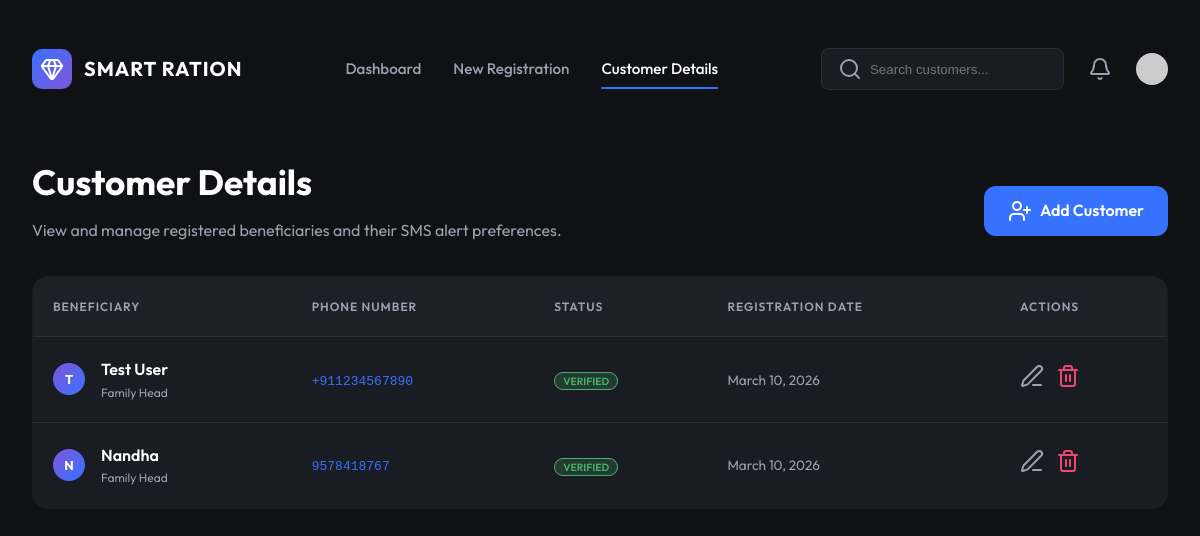
The page /customers on the database as committed earlier.
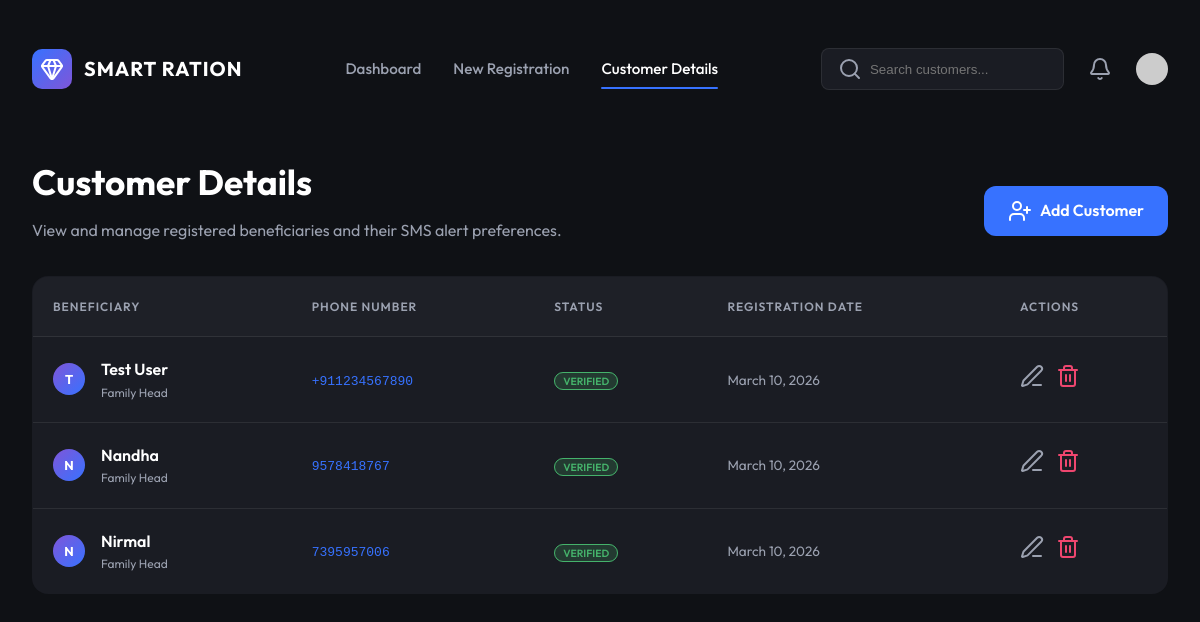
The same page on the database as committed later.
### tables this page shows
CREATE TABLE users (
            id INTEGER PRIMARY KEY AUTOINCREMENT,
            phone_number TEXT UNIQUE NOT NULL,
            name TEXT
        );

### app.py (the view)
@app.route('/customers')
def customers():
    conn = sqlite3.connect('database.db')
    cursor = conn.cursor()
    cursor.execute("SELECT * FROM users")
    users = cursor.fetchall()
    conn.close()
    return render_template('customers.html', users=users)

### templates/customers.html (shortened to what this page needs)
<!DOCTYPE html>
<html lang="en">
<head>
    <link rel="stylesheet" href="{{ url_for('static', filename='css/styles.css') }}">
</head>
<body>
    <div class="app-container">
        <header>
            <div class="brand">
                <div class="brand-icon">
                    <i data-lucide="gem" color="white" size="24"></i>
                </div>
                <span>SMART RATION</span>
            </div>
            <nav>
                <a href="/">Dashboard</a>
                <a href="/register">New Registration</a>
                <a href="/customers" class="active">Customer Details</a>
            </nav>
            <div class="header-actions">
                <div class="search-box">
                    <i data-lucide="search" size="18" color="#9ba1b0"></i>
                    <input type="text" id="customerSearch" placeholder="Search customers...">
                </div>
                <i data-lucide="bell" size="20" color="#9ba1b0"></i>
                <div style="width: 32px; height: 32px; border-radius: 50%; background: #ccc;"></div>
            </div>
        </header>
        <main>
            <div style="display: flex; justify-content: space-between; align-items: center; margin-bottom: 2rem;">
                <div>
                    <h1 style="font-size: 2.2rem; margin-bottom: 0.5rem;">Customer Details</h1>
                    <p style="color: var(--text-muted);">View and manage registered beneficiaries and their SMS alert
                        preferences.</p>
                </div>
                <a href="/register" class="btn-panel" style="background: var(--accent); color: white; border: none;">
                    <i data-lucide="user-plus" size="18"></i> Add Customer
                </a>
            </div>
            <table class="customer-table card">
                <thead>
                    <tr>
                        <th>Beneficiary</th>
                        <th>Phone Number</th>
                        <th>Status</th>
                        <th>Registration Date</th>
                        <th>Actions</th>
                    </tr>
                </thead>
                <tbody>
                    {% for user in users %}
                    <tr class="customer-row" id="row-{{ user[0] }}">
                        <td>
                            <div style="display: flex; align-items: center; gap: 1rem;">
                                <div class="avatar-small">{{ user[2][0]|upper if user[2] else 'U' }}</div>
                                <div>
                                    <div style="font-weight: 600;" class="customer-name" id="name-{{ user[0] }}">{{
                                        user[2] or 'Unnamed User' }}</div>
                                    <div style="font-size: 0.75rem; color: var(--text-muted);">Family Head</div>
                                </div>
                            </div>
                        </td>
                        <td>
                            <code style="color: var(--accent);" class="customer-phone"
                                id="phone-{{ user[0] }}">{{ user[1] }}</code>
                        </td>
                        <td>
                            <span class="badge badge-active"
                                style="padding: 0.1rem 0.5rem; font-size: 0.65rem;">Verified</span>
                        </td>
                        <td><span style="color: var(--text-muted); font-size: 0.85rem;">March 10, 2026</span></td>
                        <td>
                            <div style="display: flex; gap: 0.75rem;">
                                <i data-lucide="edit-3" size="18" color="#9ba1b0" style="cursor: pointer;"
                                    onclick="openEditModal('{{ user[0] }}')"></i>
                                <form action="/delete_customer/{{ user[0] }}" method="POST" style="display: inline;"
                                    onsubmit="return confirm('Are you sure you want to delete this beneficiary?')">
                                    <button type="submit"
                                        style="background: transparent; border: none; cursor: pointer; padding: 0;">
                                        <i data-lucide="trash-2" size="18" color="#ef466f"></i>
                                    </button>
                                </form>
                            </div>
                        </td>
                    </tr>
                    {% endfor %}
                </tbody>
            </table>
        </main>
    </div>
</body>
</html>

### static/css/styles.css (style rules this page uses)
:root { --bg: #0f1115; --surface: #1a1c23; --surface-hover: #23262f; --accent: #3772ff; --accent-glow: rgba(55, 114, 255, 0.3); --text: #ffffff; --text-muted: #9ba1b0; --border: rgba(255, 255, 255, 0.08); --success: #45b26b; --warning: #ef9707; --danger: #ef466f; --glass: rgba(255, 255, 255, 0.03); --font-main: 'Outfit', sans-serif; }
* { margin: 0; padding: 0; box-sizing: border-box; -webkit-font-smoothing: antialiased; }
body { background-color: var(--bg); color: var(--text); font-family: var(--font-main); line-height: 1.6; overflow-x: hidden; }
.app-container { max-width: 1400px; margin: 0 auto; padding: 2rem; }
header { display: flex; justify-content: space-between; align-items: center; padding: 1rem 0; margin-bottom: 3rem; }
.brand { display: flex; align-items: center; gap: 0.75rem; font-size: 1.25rem; font-weight: 700; letter-spacing: 1px; }
.brand-icon { width: 40px; height: 40px; background: linear-gradient(135deg, var(--accent), #7f56d9); border-radius: 10px; display: flex; align-items: center; justify-content: center; }
nav { display: flex; gap: 2rem; }
nav a { color: var(--text-muted); text-decoration: none; font-weight: 500; font-size: 0.95rem; transition: color 0.3s; position: relative; }
nav a.active, nav a:hover { color: var(--text); }
nav a.active::after { content: ''; position: absolute; bottom: -8px; left: 0; width: 100%; height: 2px; background: var(--accent); border-radius: 2px; }
.header-actions { display: flex; align-items: center; gap: 1.5rem; }
.search-box { background: var(--surface); border: 1px solid var(--border); border-radius: 8px; padding: 0.5rem 1rem; display: flex; align-items: center; gap: 0.5rem; }
.search-box input { background: transparent; border: none; outline: none; color: var(--text); }
.card { background: var(--surface); border: 1px solid var(--border); border-radius: 24px; padding: 2rem; position: relative; overflow: hidden; }
.badge { padding: 0.25rem 0.75rem; border-radius: 20px; font-size: 0.75rem; font-weight: 600; text-transform: uppercase; width: fit-content; margin-bottom: 1rem; }
.badge-active { background: rgba(69, 178, 107, 0.2); color: var(--success); border: 1px solid var(--success); }
.btn-panel { margin-top: 1.5rem; padding: 0.75rem 1.5rem; background: white; color: black; border-radius: 12px; font-weight: 600; text-decoration: none; width: fit-content; display: flex; align-items: center; gap: 0.5rem; transition: transform 0.2s; }
.card { animation: fadeIn 0.5s ease-out forwards; }

### templates/customers.html (style rules this page uses)
.customer-table { width: 100%; border-collapse: collapse; margin-top: 2rem; background: var(--surface); border-radius: 16px; overflow: hidden; border: 1px solid var(--border); }
.customer-table th, .customer-table td { padding: 1.25rem; text-align: left; border-bottom: 1px solid var(--border); }
.customer-table th { background: rgba(255, 255, 255, 0.02); color: var(--text-muted); font-weight: 600; text-transform: uppercase; font-size: 0.75rem; letter-spacing: 1px; }
.avatar-small { width: 32px; height: 32px; border-radius: 50%; background: linear-gradient(135deg, #7f56d9, var(--accent)); display: flex; align-items: center; justify-content: center; font-size: 0.8rem; font-weight: 700; }

Rows that differ between the two databases and show on the page:
added users: name "N", name "Nirmal", phone_number "7395957006"
